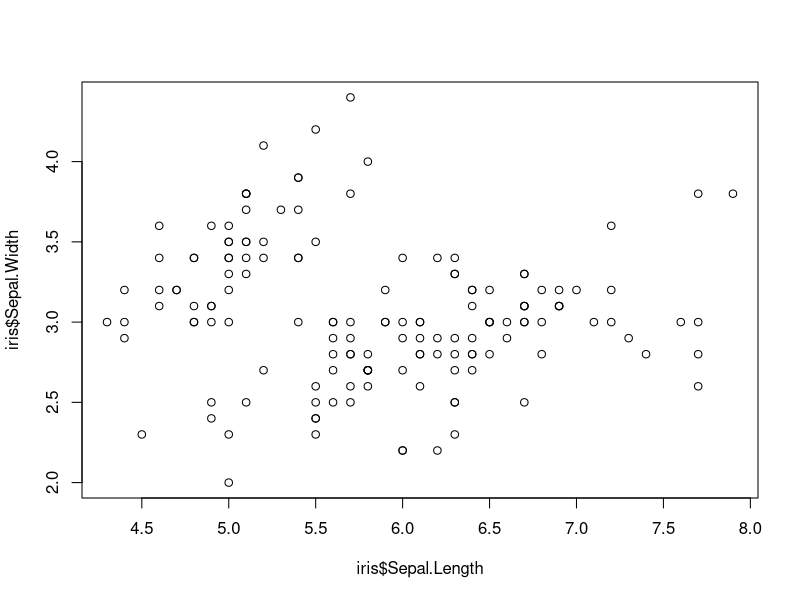
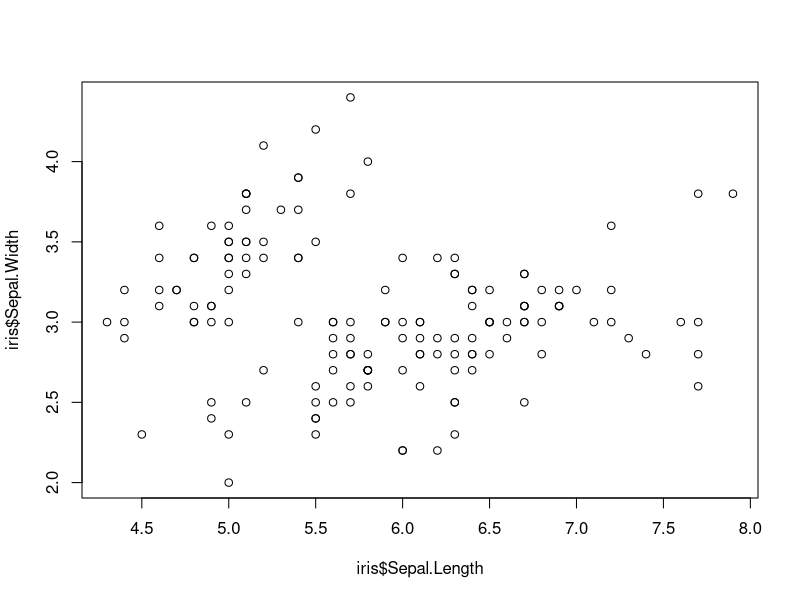

Here is the R script that generated these plots, in order:
## ---- chunk 1
head(iris)

plot(iris$Sepal.Length, iris$Sepal.Width)
## ---- chunk 2
# this is a code chunk!
## ---- chunk 3
# this plot will be executed
plot(iris$Sepal.Length, iris$Sepal.Width)

# this one won't
# plot(iris$Petal.Length, iris$Petal.Width)
